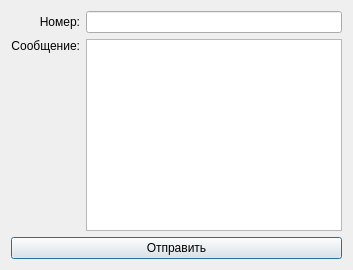
<?xml version="1.0" encoding="UTF-8"?>
<ui version="4.0">
 <class>send_test_dialog</class>
 <widget class="QDialog" name="send_test_dialog">
  <property name="geometry">
   <rect>
    <x>0</x>
    <y>0</y>
    <width>400</width>
    <height>300</height>
   </rect>
  </property>
  <property name="windowTitle">
   <string>Проверка отправки смс</string>
  </property>
  <property name="windowIcon">
   <iconset resource="../resources/resources.qrc">
    <normaloff>:/icons/icons/sms.ico</normaloff>:/icons/icons/sms.ico</iconset>
  </property>
  <property name="modal">
   <bool>true</bool>
  </property>
  <layout class="QVBoxLayout" name="verticalLayout">
   <property name="sizeConstraint">
    <enum>QLayout::SetFixedSize</enum>
   </property>
   <item>
    <layout class="QGridLayout" name="layout_0">
     <item row="1" column="0">
      <widget class="QLabel" name="msg_label">
       <property name="text">
        <string>Сообщение:</string>
       </property>
       <property name="alignment">
        <set>Qt::AlignRight|Qt::AlignTop|Qt::AlignTrailing</set>
       </property>
      </widget>
     </item>
     <item row="0" column="0">
      <widget class="QLabel" name="number_label">
       <property name="text">
        <string>Номер:</string>
       </property>
       <property name="alignment">
        <set>Qt::AlignRight|Qt::AlignTrailing|Qt::AlignVCenter</set>
       </property>
      </widget>
     </item>
     <item row="0" column="1">
      <widget class="QLineEdit" name="number"/>
     </item>
     <item row="1" column="1">
      <widget class="QPlainTextEdit" name="msg"/>
     </item>
    </layout>
   </item>
   <item>
    <widget class="QPushButton" name="send">
     <property name="text">
      <string>Отправить</string>
     </property>
    </widget>
   </item>
  </layout>
 </widget>
 <resources>
  <include location="../resources/resources.qrc"/>
 </resources>
 <connections>
  <connection>
   <sender>send</sender>
   <signal>clicked()</signal>
   <receiver>send_test_dialog</receiver>
   <slot>accept()</slot>
   <hints>
    <hint type="sourcelabel">
     <x>155</x>
     <y>275</y>
    </hint>
    <hint type="destinationlabel">
     <x>-15</x>
     <y>144</y>
    </hint>
   </hints>
  </connection>
 </connections>
</ui>
